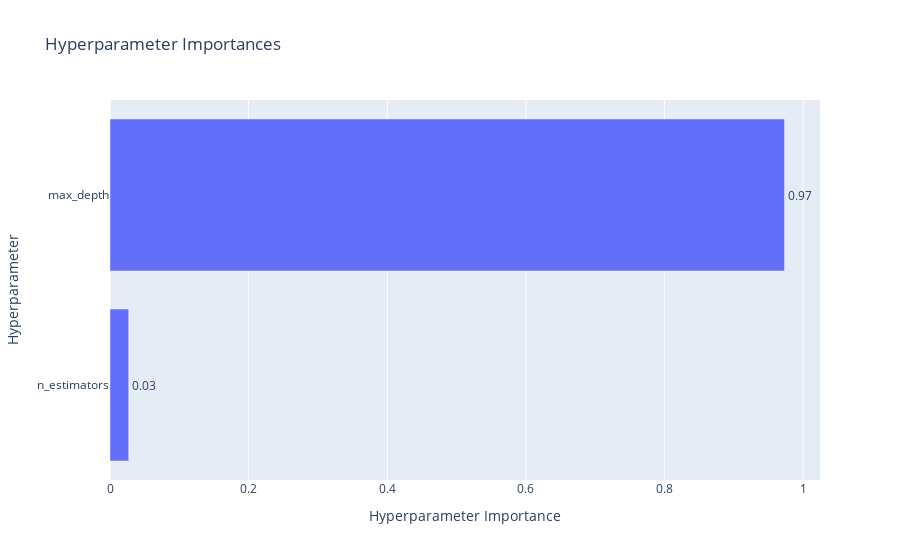

This figure's notebook cell:
### Markdown cell above
Nos damos cuenta que existen CpuName, GpuName y Game iguales pero con FPS distintos. Así que sacamos el promedio de FPS para ponerlo en una sola fila, ya que las demás variables dependen de estas 3 características.

### Code cell
optuna.visualization.plot_param_importances(study_rf)

### Figure 1 — Plotly figure (JSON) as saved in the notebook; plotly's stock layout.template omitted (floating-point values rounded to 4 significant figures)
{"data": [{"cliponaxis": false, "hovertemplate": ["n_estimators (IntDistribution): 0.026975988958380853<extra></extra>", "max_depth (IntDistribution): 0.9730240110416192<extra></extra>"], "name": "Objective Value", "orientation": "h", "text": ["0.03", "0.97"], "textposition": "outside", "type": "bar", "x": [0.02698, 0.973], "y": ["n_estimators", "max_depth"]}], "layout": {"title": {"text": "Hyperparameter Importances"}, "xaxis": {"title": {"text": "Hyperparameter Importance"}}, "yaxis": {"title": {"text": "Hyperparameter"}}}}
